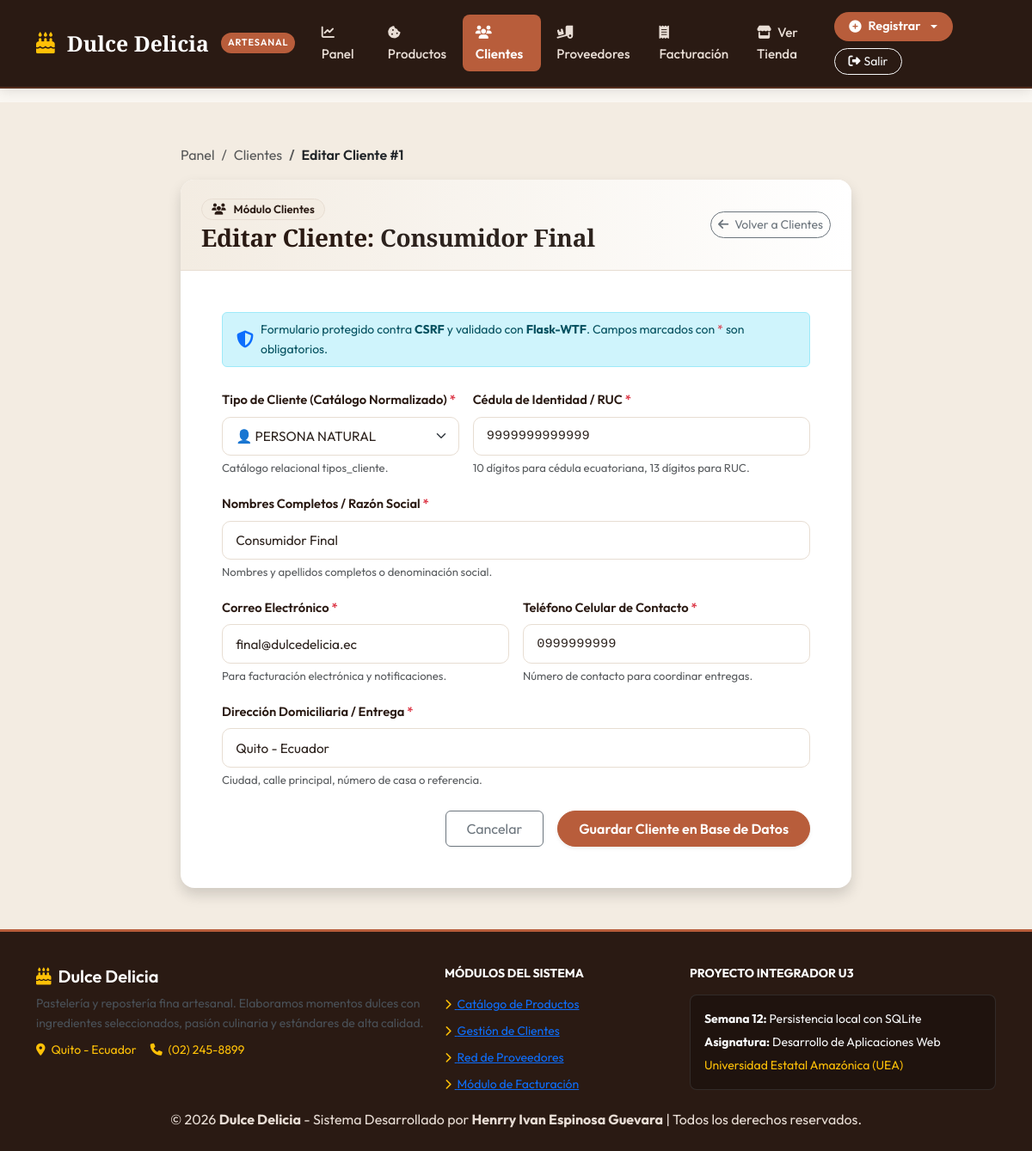
Screenshot of /clientes/editar/1 (signed in) with the database file from the repository.
### tables this page shows
CREATE TABLE clientes (
            id_cliente INTEGER PRIMARY KEY AUTOINCREMENT,
            id_tipo_cliente INTEGER NOT NULL REFERENCES tipos_cliente(id_tipo_cliente),
            nombre TEXT NOT NULL,
            cedula_ruc TEXT UNIQUE,
            correo TEXT,
            telefono TEXT,
            direccion TEXT,
            activo INTEGER NOT NULL DEFAULT 1,
            fecha_registro TEXT NOT NULL DEFAULT (datetime('now', 'localtime'))
        );

### app.py (the view, shortened to what this page needs)
@app.route('/clientes/editar/<int:id>', methods=['GET', 'POST'])
@login_requerido
def editar_cliente(id):
    conn = obtener_conexion()
    cursor = conn.cursor()
    cursor.execute("SELECT * FROM clientes WHERE id_cliente = ?", (id,))
    cliente = cursor.fetchone()
    conn.close()
    if not cliente:
        flash('El cliente solicitado no existe.', 'warning')
        return redirect(url_for('clientes'))
    form = ClienteForm()
    sincronizar_opciones_cliente(form)
    if request.method == 'GET':
        form.id_tipo_cliente.data = cliente['id_tipo_cliente']
        form.nombre.data = cliente['nombre']
        form.cedula_ruc.data = cliente['cedula_ruc']
        form.correo.data = cliente['correo']
        form.telefono.data = cliente['telefono']
        form.direccion.data = cliente['direccion']
    return render_template("formulario_cliente.html", form=form, modo="edicion", cliente=cliente)

### app.py (called while the page is built)
def obtener_conexion():
    conn = sqlite3.connect(DB_PATH)
    conn.row_factory = sqlite3.Row
    conn.execute("PRAGMA foreign_keys = ON;")
    return conn

def sincronizar_opciones_cliente(form):
    conn = obtener_conexion()
    cursor = conn.cursor()
    cursor.execute("SELECT id_tipo_cliente, nombre FROM tipos_cliente ORDER BY id_tipo_cliente ASC")
    form.id_tipo_cliente.choices = [(row['id_tipo_cliente'], f"👤 {row['nombre']}") for row in cursor.fetchall()]
    conn.close()

def login_requerido(f):
    @wraps(f)
    def decorada(*args, **kwargs):
        if not session.get('usuario'):
            flash('Debe iniciar sesión para acceder al sistema administrativo.', 'warning')
            return redirect(url_for('login'))
        return f(*args, **kwargs)
    return decorada

### templates/formulario_cliente.html (shortened to what this page needs)
{% extends "base.html" %}
{% block content %}
<section class="py-5" style="background-color: var(--c-crema); min-height: 85vh;">
  <div class="container">
    <div class="form-card-container">
      <nav aria-label="breadcrumb" class="mb-3">
        <ol class="breadcrumb small">
          <li class="breadcrumb-item"><a href="{{ url_for('panel') }}" class="text-decoration-none text-muted">Panel</a></li>
          <li class="breadcrumb-item"><a href="{{ url_for('clientes') }}" class="text-decoration-none text-muted">Clientes</a></li>
          <li class="breadcrumb-item active text-dark fw-semibold" aria-current="page">
            {% if modo == 'edicion' %}Editar Cliente #{{ cliente.id_cliente }}{% else %}Nuevo Cliente{% endif %}
          </li>
        </ol>
      </nav>
      <div class="card card-artesanal border-0 shadow">
        <div class="card-header-artesanal d-flex justify-content-between align-items-center flex-wrap gap-2">
          <div>
            <span class="badge badge-artesanal badge-moka mb-1 fw-semibold">
              <i class="fa-solid fa-users me-1"></i> Módulo Clientes
            </span>
            <h1 class="h3 mb-0 fw-bold text-dark">
              {% if modo == 'edicion' %}
                Editar Cliente: <span class="text-caramelo">{{ cliente.nombre }}</span>
              {% else %}
                Registrar Nuevo Cliente
              {% endif %}
            </h1>
          </div>
          <a href="{{ url_for('clientes') }}" class="btn btn-sm btn-outline-secondary rounded-pill">
            <i class="fa-solid fa-arrow-left me-1"></i> Volver a Clientes
          </a>
        </div>
        <div class="card-body p-4 p-md-5">
          <div class="alert alert-info py-2 px-3 small d-flex align-items-center gap-2 mb-4" role="alert">
            <i class="fa-solid fa-shield-halved fs-5 text-primary"></i>
            <span>Formulario protegido contra <strong>CSRF</strong> y validado con <strong>Flask-WTF</strong>. Campos marcados con <span class="text-danger">*</span> son obligatorios.</span>
          </div>
          <form method="POST" novalidate>
            <div class="row g-3">
              <div class="col-md-5">
                <label for="{{ form.id_tipo_cliente.id }}" class="form-label">
                  {{ form.id_tipo_cliente.label.text }} <span class="text-danger">*</span>
                </label>
                {{ form.id_tipo_cliente(class="form-select" + (" is-invalid" if form.id_tipo_cliente.errors else "")) }}
                <div class="form-help-text text-muted small">Catálogo relacional tipos_cliente.</div>
              </div>
              <div class="col-md-7">
                <label for="{{ form.cedula_ruc.id }}" class="form-label">
                  {{ form.cedula_ruc.label.text }} <span class="text-danger">*</span>
                </label>
                {{ form.cedula_ruc(class="form-control font-monospace" + (" is-invalid" if form.cedula_ruc.errors else "")) }}
                <div class="form-help-text text-muted small">10 dígitos para cédula ecuatoriana, 13 dígitos para RUC.</div>
              </div>
              <div class="col-12">
                <label for="{{ form.nombre.id }}" class="form-label">
                  {{ form.nombre.label.text }} <span class="text-danger">*</span>
                </label>
                {{ form.nombre(class="form-control" + (" is-invalid" if form.nombre.errors else "")) }}
                <div class="form-help-text text-muted small">Nombres y apellidos completos o denominación social.</div>
              </div>
              <div class="col-md-6">
                <label for="{{ form.correo.id }}" class="form-label">
                  {{ form.correo.label.text }} <span class="text-danger">*</span>
                </label>
                {{ form.correo(class="form-control" + (" is-invalid" if form.correo.errors else "")) }}
                <div class="form-help-text text-muted small">Para facturación electrónica y notificaciones.</div>
              </div>
              <div class="col-md-6">
                <label for="{{ form.telefono.id }}" class="form-label">
                  {{ form.telefono.label.text }} <span class="text-danger">*</span>
                </label>
                {{ form.telefono(class="form-control font-monospace" + (" is-invalid" if form.telefono.errors else "")) }}
                <div class="form-help-text text-muted small">Número de contacto para coordinar entregas.</div>
              </div>
              <div class="col-12">
                <label for="{{ form.direccion.id }}" class="form-label">
                  {{ form.direccion.label.text }} <span class="text-danger">*</span>
                </label>
                {{ form.direccion(class="form-control" + (" is-invalid" if form.direccion.errors else "")) }}
                <div class="form-help-text text-muted small">Ciudad, calle principal, número de casa o referencia.</div>
              </div>
              <div class="col-12 mt-4 d-flex gap-3 justify-content-end align-items-center">
                <a href="{{ url_for('clientes') }}" class="btn btn-outline-secondary px-4 py-2">
                  Cancelar
                </a>
                {{ form.submit() }}
              </div>
            </div>
          </form>
        </div>
      </div>
    </div>
  </div>
</section>
{% endblock %}

### static/css/style.css (style rules this page uses)
:root { --c-moka: #2A1A13; --c-moka-soft: #3D261C; --c-caramelo: #B85D3B; --c-caramelo-hover: #9E4B2C; --c-caramelo-light: #FBF0EB; --c-miel: #D97706; --c-miel-light: #FEF3C7; --c-vainilla: #FAF7F2; --c-crema: #F3ECE2; --c-card-bg: #FFFFFF; --c-borde: #E7DDD2; --c-texto: #2D231E; --c-texto-mutado: #7A6A60; --c-exito: #206E43; --c-exito-bg: #E8F6ED; --c-alerta: #A15C07; --c-alerta-bg: #FEF7EA; --c-peligro: #9B2226; --c-peligro-bg: #FDE8E8; --c-info: #1D5E8C; --c-info-bg: #EBF4FA; --sombra-suave: 0 4px 20px rgba(42, 26, 19, 0.06); --sombra-hover: 0 10px 30px rgba(42, 26, 19, 0.12); --radio-suave: 16px; }
body { margin: 0; font-family: 'Outfit', -apple-system, BlinkMacSystemFont, 'Segoe UI', Roboto, sans-serif; background-color: var(--c-vainilla); color: var(--c-texto); line-height: 1.65; -webkit-font-smoothing: antialiased; }
h1, h2, h3, .font-serif { font-family: 'Playfair Display', Georgia, serif; color: var(--c-moka); font-weight: 700; letter-spacing: -0.01em; }
.btn-verde, .btn-caramelo { background-color: var(--c-caramelo); color: #FFFFFF; font-weight: 600; border-radius: 50px; padding: 0.65rem 1.6rem; border: 1px solid var(--c-caramelo); transition: all 0.25s ease; display: inline-flex; align-items: center; justify-content: center; gap: 8px; text-decoration: none; }
.card, .card-artesanal { background: var(--c-card-bg); border: 1px solid var(--c-borde); border-radius: var(--radio-suave); box-shadow: var(--sombra-suave); transition: transform 0.3s ease, box-shadow 0.3s ease; overflow: hidden; }
.card-header-artesanal { background: linear-gradient(to right, var(--c-crema), #FFFFFF); border-bottom: 1px solid var(--c-borde); padding: 1.25rem 1.5rem; color: var(--c-moka) !important; }
.card-header-artesanal h1, .card-header-artesanal h2, .card-header-artesanal h3, .card-header-artesanal h4, .card-header-artesanal h5, .card-header-artesanal h6 { color: var(--c-moka) !important; font-weight: 700; }
.card-header-artesanal p, .card-header-artesanal span:not(.badge), .card-header-artesanal small { color: var(--c-texto) !important; }
.form-card-container { max-width: 780px; margin: 0 auto; }
.form-label { font-weight: 600; font-size: 0.92rem; color: var(--c-moka); margin-bottom: 0.45rem; }
.form-control, .form-select { border: 1.5px solid var(--c-borde); border-radius: 10px; padding: 0.65rem 0.95rem; font-size: 0.96rem; color: var(--c-texto); background-color: #FFFFFF; transition: all 0.2s ease; }
.form-help-text { font-size: 0.82rem; color: var(--c-texto-mutado); margin-top: 0.25rem; }
.badge-artesanal { padding: 0.4em 0.85em; font-size: 0.82rem; font-weight: 600; border-radius: 30px; display: inline-flex; align-items: center; gap: 5px; }
.badge-moka { background-color: var(--c-crema); color: var(--c-moka); border: 1px solid var(--c-borde); }

### rows the page displays
clientes: id_cliente "1", nombre "Consumidor Final", id_tipo_cliente "👤 PERSONA NATURAL", cedula_ruc "9999999999999", correo "final@dulcedelicia.ec", telefono "0999999999", direccion "Quito - Ecuador"
